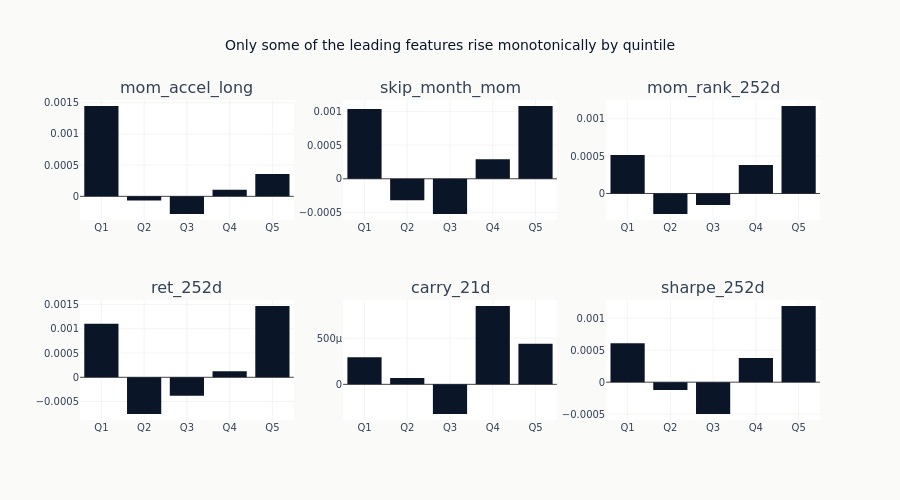

Notebook code for this chart:
### Code cell
if quantile_spreads:
    n_show = min(6, len(quantile_spreads))
    feats_to_show = list(quantile_spreads.keys())[:n_show]
    n_rows_fig = (n_show + 2) // 3
    fig = make_subplots(rows=n_rows_fig, cols=3, subplot_titles=feats_to_show)
    for idx, feat in enumerate(feats_to_show):
        r, c = divmod(idx, 3)
        q_means = quantile_spreads[feat]["q_means"]
        fig.add_trace(
            go.Bar(
                x=[f"Q{i + 1}" for i in range(len(q_means))],
                y=q_means,
                marker_color=COLORS["blue"],
                showlegend=False,
            ),
            row=r + 1,
            col=c + 1,
        )
    fig.update_layout(
        template="ml4t",
        height=250 * n_rows_fig,
        width=900,
        title_text="Only some of the leading features rise monotonically by quintile",
    )
    fig.show()

### Figure 1 — Plotly figure (JSON) as saved in the notebook; plotly's stock layout.template omitted (floating-point values rounded to 4 significant figures)
{"data": [{"marker": {"color": "#0a1628"}, "showlegend": false, "type": "bar", "x": ["Q1", "Q2", "Q3", "Q4", "Q5"], "xaxis": "x", "y": [0.001448, -6.754e-05, -0.0002831, 0.0001041, 0.0003596], "yaxis": "y"}, {"marker": {"color": "#0a1628"}, "showlegend": false, "type": "bar", "x": ["Q1", "Q2", "Q3", "Q4", "Q5"], "xaxis": "x2", "y": [0.001036, -0.0003207, -0.0005232, 0.0002889, 0.001081], "yaxis": "y2"}, {"marker": {"color": "#0a1628"}, "showlegend": false, "type": "bar", "x": ["Q1", "Q2", "Q3", "Q4", "Q5"], "xaxis": "x3", "y": [0.0005162, -0.0002745, -0.0001543, 0.000382, 0.00117], "yaxis": "y3"}, {"marker": {"color": "#0a1628"}, "showlegend": false, "type": "bar", "x": ["Q1", "Q2", "Q3", "Q4", "Q5"], "xaxis": "x4", "y": [0.001104, -0.000756, -0.0003778, 0.0001228, 0.001468], "yaxis": "y4"}, {"marker": {"color": "#0a1628"}, "showlegend": false, "type": "bar", "x": ["Q1", "Q2", "Q3", "Q4", "Q5"], "xaxis": "x5", "y": [0.000293, 6.812e-05, -0.0003213, 0.0008484, 0.000439], "yaxis": "y5"}, {"marker": {"color": "#0a1628"}, "showlegend": false, "type": "bar", "x": ["Q1", "Q2", "Q3", "Q4", "Q5"], "xaxis": "x6", "y": [0.0006112, -0.0001216, -0.0004982, 0.0003777, 0.001192], "yaxis": "y6"}], "layout": {"annotations": [{"font": {"size": 16}, "showarrow": false, "text": "mom_accel_long", "x": 0.1444, "xanchor": "center", "xref": "paper", "y": 1.0, "yanchor": "bottom", "yref": "paper"}, {"font": {"size": 16}, "showarrow": false, "text": "skip_month_mom", "x": 0.5, "xanchor": "center", "xref": "paper", "y": 1.0, "yanchor": "bottom", "yref": "paper"}, {"font": {"size": 16}, "showarrow": false, "text": "mom_rank_252d", "x": 0.8556, "xanchor": "center", "xref": "paper", "y": 1.0, "yanchor": "bottom", "yref": "paper"}, {"font": {"size": 16}, "showarrow": false, "text": "ret_252d", "x": 0.1444, "xanchor": "center", "xref": "paper", "y": 0.375, "yanchor": "bottom", "yref": "paper"}, {"font": {"size": 16}, "showarrow": false, "text": "carry_21d", "x": 0.5, "xanchor": "center", "xref": "paper", "y": 0.375, "yanchor": "bottom", "yref": "paper"}, {"font": {"size": 16}, "showarrow": false, "text": "sharpe_252d", "x": 0.8556, "xanchor": "center", "xref": "paper", "y": 0.375, "yanchor": "bottom", "yref": "paper"}], "height": 500, "title": {"text": "Only some of the leading features rise monotonically by quintile"}, "width": 900, "xaxis": {"anchor": "y", "domain": [0.0, 0.2889]}, "xaxis2": {"anchor": "y2", "domain": [0.3556, 0.6444]}, "xaxis3": {"anchor": "y3", "domain": [0.7111, 1.0]}, "xaxis4": {"anchor": "y4", "domain": [0.0, 0.2889]}, "xaxis5": {"anchor": "y5", "domain": [0.3556, 0.6444]}, "xaxis6": {"anchor": "y6", "domain": [0.7111, 1.0]}, "yaxis": {"anchor": "x", "domain": [0.625, 1.0]}, "yaxis2": {"anchor": "x2", "domain": [0.625, 1.0]}, "yaxis3": {"anchor": "x3", "domain": [0.625, 1.0]}, "yaxis4": {"anchor": "x4", "domain": [0.0, 0.375]}, "yaxis5": {"anchor": "x5", "domain": [0.0, 0.375]}, "yaxis6": {"anchor": "x6", "domain": [0.0, 0.375]}}}
